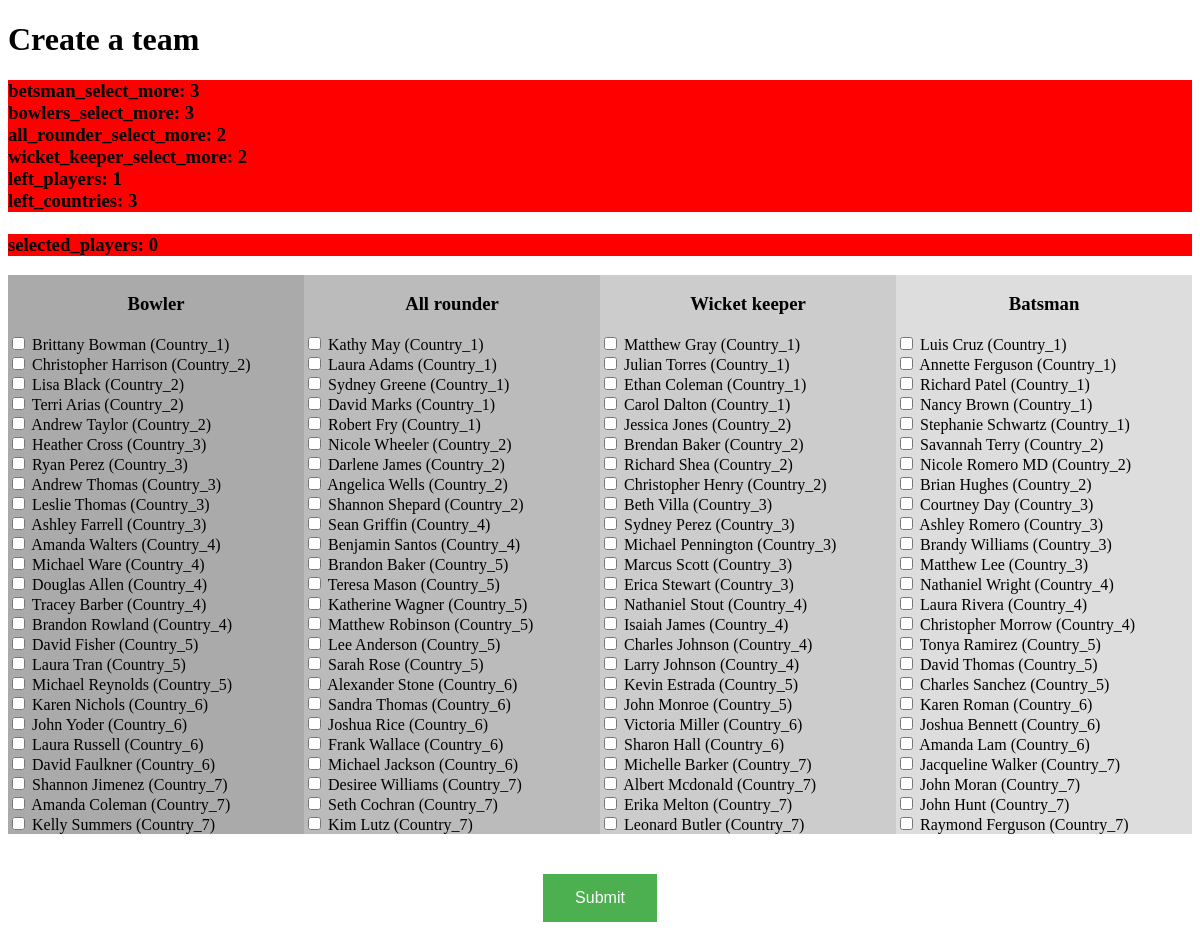
The page /normal_user/create_team on the database its author committed.
### super_user/models.py (models this page shows)
class country(models.Model):
	name = models.TextField(max_length=255)
	created_at = models.DateTimeField()
	class Meta:
		db_table = "country"

### normal_user/views.py (the view)
# urls.py: url("create_team",        create_team,        name="create_team"       ),
def create_team(request):
	cursor = connection.cursor()
	data = cursor.execute('''
		select c.name, p.name, p.category
		from players p
		LEFT JOIN country c
		ON c.id = p.country_id''').fetchall()
	param = {'bowler' : [],
            'all_rounder' : [],
            'wicket_keeper' : [],
            'batsman' : []}
	for e,i in enumerate(data):
		param[i[-1]].append((i[1], i[0], e))
	return render(request, "create_team.html", param)

### normal_user/templates/create_team.html (shortened to what this page needs)
<!DOCTYPE html>
<html>
	<head>
	</head>
	<body>
		<form action="/normal_user/my_form" method="POST" id="team_createion_form" team-createion-form-url="{% url 'ajax_creation_form' %}">
			<h1>Create a team</h1>
			<h3>
				<div style="background: red;" id="betsman_select_more">betsman_select_more: 3</div>
				<div style="background: red;" id="bowlers_select_more">bowlers_select_more: 3</div>
				<div style="background: red;" id="all_rounder_select_more">all_rounder_select_more: 2</div>
				<div style="background: red;" id="wicket_keeper_select_more">wicket_keeper_select_more: 2</div>
				<div style="background: red;" id="left_players">left_players: 1</div>
				<div style="background: red;" id="left_countries">left_countries: 3</div>
				<br>
				<div style="background: red;" id="selected_players">selected_players: 0</div>
			</h3>
			<div class="row">
				<div class="column" style="background-color:#aaa;">
				<center><h3><b>Bowler</b></h3></center>
				{% for i in bowler %}
					<input type="checkbox" class="player_c" id="{{ i.0 }}|{{ i.1 }}" name="{{ i.2 }}" value="{{ i.0 }}|{{ i.1 }}|bowler" >
					<label for="{{ i.0 }}|{{ i.1 }}">{{ i.0 }} ({{ i.1 }})</label><br>
				{% endfor %}
				</div>
				<div class="column" style="background-color:#bbb;">
					<center><h3><b>All rounder</b></h3></center>
					{% for i in all_rounder %}
						<input type="checkbox" class="player_c" id="{{ i.0 }}|{{ i.1 }}" name="{{ i.2 }}" value="{{ i.0 }}|{{ i.1 }}|all_rounder">
						<label for="{{ i.0 }}|{{ i.1 }}">{{ i.0 }} ({{ i.1 }})</label><br>
					{% endfor %}
				</div>
				<div class="column" style="background-color:#ccc;">
					<center><h3><b>Wicket keeper</b></h3></center>
					{% for i in wicket_keeper %}
						<input type="checkbox" class="player_c" id="{{ i.0 }}|{{ i.1 }}" name="{{ i.2 }}" value="{{ i.0 }}|{{ i.1 }}|wicket_keeper">
						<label for="{{ i.0 }}|{{ i.1 }}">{{ i.0 }} ({{ i.1 }})</label><br>
					{% endfor %}
				</div>
				<div class="column" style="background-color:#ddd;">
					<center><h3><b>Batsman</b></h3></center>
					{% for i in batsman %}
						<input type="checkbox" class="player_c" id="{{ i.0 }}|{{ i.1 }}" name="{{ i.2 }}" value="{{ i.0 }}|{{ i.1 }}|batsman">
						<label for="{{ i.0 }}|{{ i.1 }}">{{ i.0 }} ({{ i.1 }})</label><br>
					{% endfor %}
				</div>
			</div>
			<br><br>
			<center><input type="submit" class="submit" value="Submit" disabled></center>
			<br><br>
		</form>
	</body>
</html>

### normal_user/templates/create_team.html (style rules this page uses)
* { box-sizing: border-box; }
.column { float: left; width: 25%; }
.row:after { content: ""; display: table; clear: both; }
.submit { background-color: #4CAF50; border: none; color: white; padding: 15px 32px; text-align: center; text-decoration: none; display: inline-block; font-size: 16px; margin: 4px 2px; cursor: pointer; }

### rows shown on the page
country: i "Brittany Bowman", name "Country_1", i "Kathy May", i "Laura Adams", i "Sydney Greene", i "David Marks", i "Robert Fry", i "Matthew Gray", i "Julian Torres", i "Ethan Coleman", i "Carol Dalton", i "Luis Cruz", i "Annette Ferguson", i "Richard Patel", i "Nancy Brown", i "Stephanie Schwartz"
country: i "Christopher Harrison", name "Country_2", i "Lisa Black", i "Terri Arias", i "Andrew Taylor", i "Nicole Wheeler", i "Darlene James", i "Angelica Wells", i "Shannon Shepard", i "Jessica Jones", i "Brendan Baker", i "Richard Shea", i "Christopher Henry", i "Savannah Terry", i "Nicole Romero MD", i "Brian Hughes"
country: i "Heather Cross", name "Country_3", i "Ryan Perez", i "Andrew Thomas", i "Leslie Thomas", i "Ashley Farrell", i "Beth Villa", i "Sydney Perez", i "Michael Pennington", i "Marcus Scott", i "Erica Stewart", i "Courtney Day", i "Ashley Romero", i "Brandy Williams", i "Matthew Lee"
country: i "Amanda Walters", name "Country_4", i "Michael Ware", i "Douglas Allen", i "Tracey Barber", i "Brandon Rowland", i "Sean Griffin", i "Benjamin Santos", i "Nathaniel Stout", i "Isaiah James", i "Charles Johnson", i "Larry Johnson", i "Nathaniel Wright", i "Laura Rivera", i "Christopher Morrow"
country: i "David Fisher", name "Country_5", i "Laura Tran", i "Michael Reynolds", i "Brandon Baker", i "Teresa Mason", i "Katherine Wagner", i "Matthew Robinson", i "Lee Anderson", i "Sarah Rose", i "Kevin Estrada", i "John Monroe", i "Tonya Ramirez", i "David Thomas", i "Charles Sanchez"
country: i "Karen Nichols", name "Country_6", i "John Yoder", i "Laura Russell", i "David Faulkner", i "Alexander Stone", i "Sandra Thomas", i "Joshua Rice", i "Frank Wallace", i "Michael Jackson", i "Victoria Miller", i "Sharon Hall", i "Karen Roman", i "Joshua Bennett", i "Amanda Lam"
country: i "Shannon Jimenez", name "Country_7", i "Amanda Coleman", i "Kelly Summers", i "Desiree Williams", i "Seth Cochran", i "Kim Lutz", i "Michelle Barker", i "Albert Mcdonald", i "Erika Melton", i "Leonard Butler", i "Jacqueline Walker", i "John Moran", i "John Hunt", i "Raymond Ferguson"
